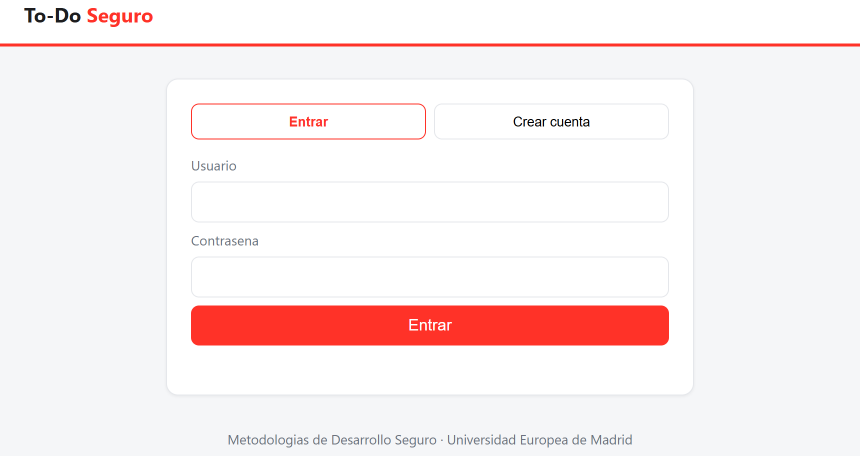
#> input picture docs/evidencias/01-login.png, 1720 x 911 px (shown at 1/2 size)
$ python _render_evidencias.py
#> lines starting #> are read from the running program, lines starting #| are printed output that depends on the picture
#!/usr/bin/env python3
"""Recorta las capturas de la app al contenido y renderiza las salidas de
terminal (tests, cabeceras) como imagenes estilo consola."""
import os
from PIL import Image, ImageChops, ImageDraw, ImageFont

HERE = os.path.dirname(os.path.abspath(__file__))


def autocrop_ui(name):
    """Recorta el area vacia inferior de una captura de la app."""
#> called with name = '01-login.png'
    path = os.path.join(HERE, name)
    img = Image.open(path).convert("RGB")
#> img is the input picture: PIL image 1720x911 RGB; mean R, G, B 249.2, 237.9, 238.3
    bg = Image.new("RGB", img.size, img.getpixel((5, img.height - 5)))  # color del fondo gris
    diff = ImageChops.difference(img, bg).convert("L")
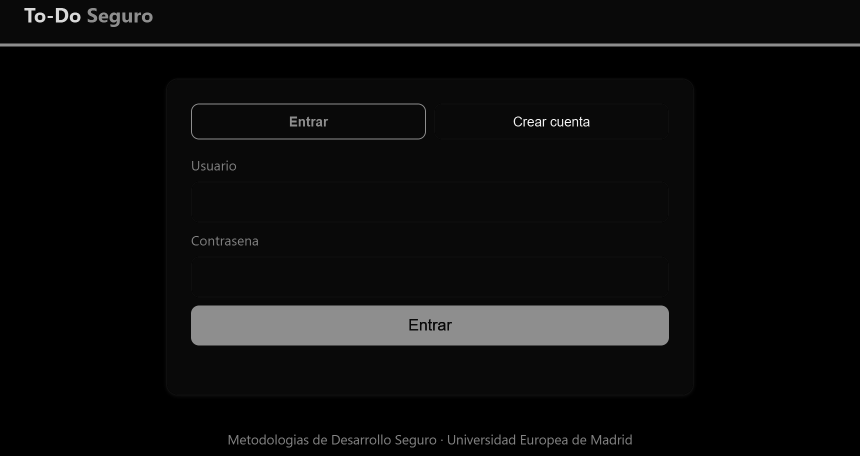
#> diff: PIL image 1720x911 L (shown at 1/2 size); min 0, max 246, mean 13.3
    bbox = diff.point(lambda p: 255 if p > 14 else 0).getbbox()
#> bbox = (0, 16, 1720, 895)
    if bbox:
        pad = 16
        l, t, r, b = bbox
#> l = 0; t = 16; r = 1720; b = 895
        l = max(0, l - pad); t = max(0, t - pad)
#> after `t = max(0, t - pad)`: t = 0
        r = min(img.width, r + pad); b = min(img.height, b + pad)
#> after `b = min(img.height, b + pad)`: b = 911
        img = img.crop((l, t, r, b))
    img.save(path)
    print(f"recortada {name} -> {img.size[0]}x{img.size[1]}")
#| recortada 01-login.png -> 1720x911


def render_terminal(txt_name, png_name, title):
    with open(os.path.join(HERE, txt_name), encoding="utf-8") as f:
        raw = f.read().splitlines()
    # Transliterar simbolos unicode para evitar glifos ausentes en la fuente.
    subs = {"✔": "[OK]", "✓": "[OK]", "✖": "[X]",
            "▶": ">", "ℹ": "i", "·": "-"}
    wrapped = []
    for ln in raw:
        for k, v in subs.items():
            ln = ln.replace(k, v)
        # Ajuste de lineas muy largas (p. ej. la CSP) con sangria de continuacion.
        maxc = 96
        if len(ln) > maxc:
            indent = "    "
            while len(ln) > maxc:
                cut = ln.rfind(";", 0, maxc)
                if cut < 40:
                    cut = ln.rfind(" ", 0, maxc)
                if cut < 40:
                    cut = maxc
                wrapped.append(ln[: cut + 1])
                ln = indent + ln[cut + 1:].lstrip()
        wrapped.append(ln)
    lines = wrapped

    scale = 2
    fs = 15 * scale
    pad = 18 * scale
    bar = 30 * scale
    try:
        font = ImageFont.truetype("C:/Windows/Fonts/consola.ttf", fs)
        fontb = ImageFont.truetype("C:/Windows/Fonts/consolab.ttf", fs)
    except OSError:
        font = fontb = ImageFont.load_default()
    lh = int(fs * 1.45)

    tmp = Image.new("RGB", (10, 10)); d = ImageDraw.Draw(tmp)
    width = max(int(d.textlength(ln, font=font)) for ln in lines) + pad * 2
    width = max(width, 560 * scale)
    height = bar + pad + lh * len(lines) + pad

    img = Image.new("RGB", (width, height), "#0d1117")
    d = ImageDraw.Draw(img)
    # Barra de titulo estilo terminal
    d.rectangle([0, 0, width, bar], fill="#21262d")
    for i, c in enumerate(["#ff5f56", "#ffbd2e", "#27c93f"]):
        cx = pad + i * (14 * scale)
        r = 5 * scale
        d.ellipse([cx, bar // 2 - r, cx + 2 * r, bar // 2 + r], fill=c)
    d.text((width // 2, bar // 2), title, font=fontb, fill="#8b949e", anchor="mm")

    y = bar + pad
    for ln in lines:
        color = "#c9d1d9"
        f = font
        if ln.startswith("$"):
            color = "#58a6ff"; f = fontb
        elif "[OK]" in ln:
            color = "#3fb950"
        elif "pass" in ln or "fail 0" in ln:
            color = "#3fb950"; f = fontb
        elif ln.startswith(("Content-Security", "X-", "Strict", "Set-Cookie",
                            "Referrer", "Cross-Origin", "HTTP/")):
            color = "#79c0ff"
        d.text((pad, y), ln, font=f, fill=color)
        y += lh
    img.save(os.path.join(HERE, png_name))
    print(f"render {png_name} -> {img.size[0]}x{img.size[1]}")


if __name__ == "__main__":
    for n in ("01-login.png", "02-registro.png", "03-tareas.png"):
        autocrop_ui(n)
#> pass 2 of the loop `for n in ("01-login.png", "02-registro.png", "03-tareas.png"):`:
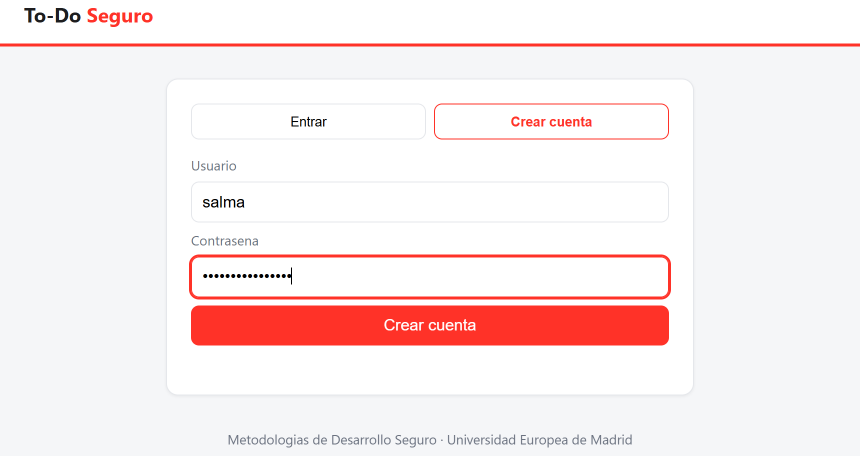
#> input picture docs/evidencias/02-registro.png, 1720 x 911 px (shown at 1/2 size)
#> in autocrop_ui, img is the input picture: PIL image 1720x911 RGB; mean R, G, B 249.1, 236.2, 236.5
#> in autocrop_ui (call 2), `diff = ImageChops.difference(img, bg).convert("L")`:
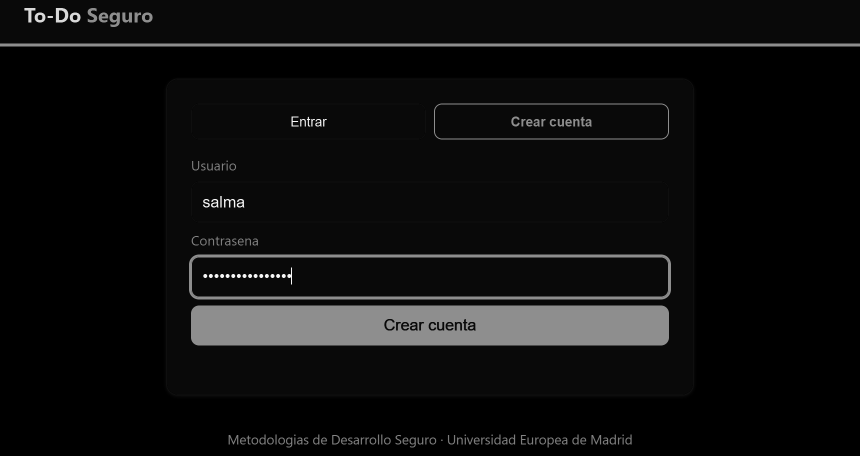
#> diff: PIL image 1720x911 L (shown at 1/2 size); min 0, max 246, mean 14.4
#> in autocrop_ui (call 2), `l, t, r, b = bbox`: t = 16; b = 895
#> in autocrop_ui (call 2), `t = max(0, t - pad)`: t = 0
#> in autocrop_ui (call 2), `b = min(img.height, b + pad)`: b = 911
#| recortada 02-registro.png -> 1720x911
#> pass 3 of the loop `for n in ("01-login.png", "02-registro.png", "03-tareas.png"):`:
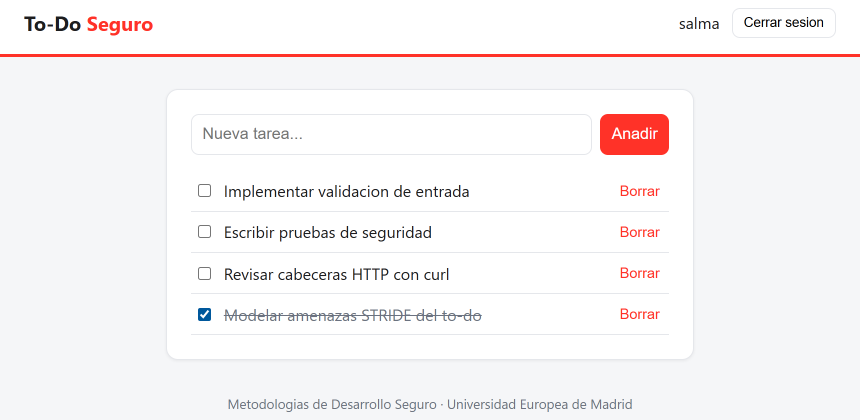
#> input picture docs/evidencias/03-tareas.png, 1720 x 840 px (shown at 1/2 size)
#> in autocrop_ui, img is the input picture: PIL image 1720x840 RGB; mean R, G, B 247.3, 244.3, 245.3
#> bg: PIL image 1720x840 RGB
#> in autocrop_ui (call 3), `diff = ImageChops.difference(img, bg).convert("L")`:
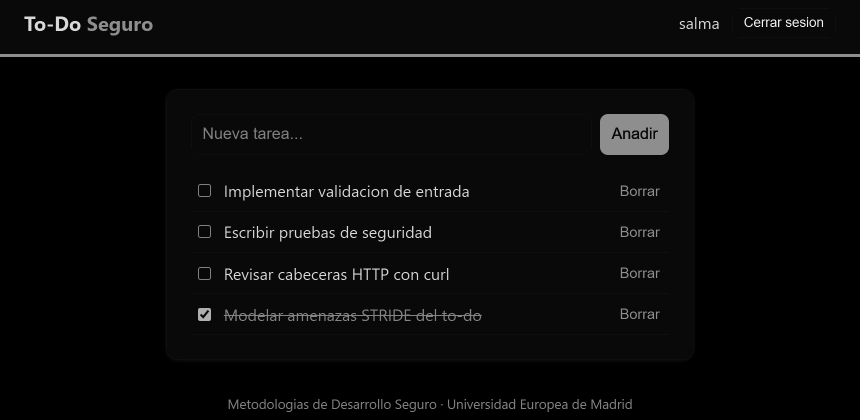
#> diff: PIL image 1720x840 L (shown at 1/2 size); min 0, max 246, mean 9.5
#> bbox = (0, 16, 1720, 824)
#> in autocrop_ui (call 3), `l, t, r, b = bbox`: t = 16; b = 824
#> in autocrop_ui (call 3), `t = max(0, t - pad)`: t = 0
#> in autocrop_ui (call 3), `b = min(img.height, b + pad)`: b = 840
#| recortada 03-tareas.png -> 1720x840
    render_terminal("tests.txt", "04-tests.png", "npm test  -  15/15 OK")
#> (the run stopped early here; a loop or call above may not have finished)
